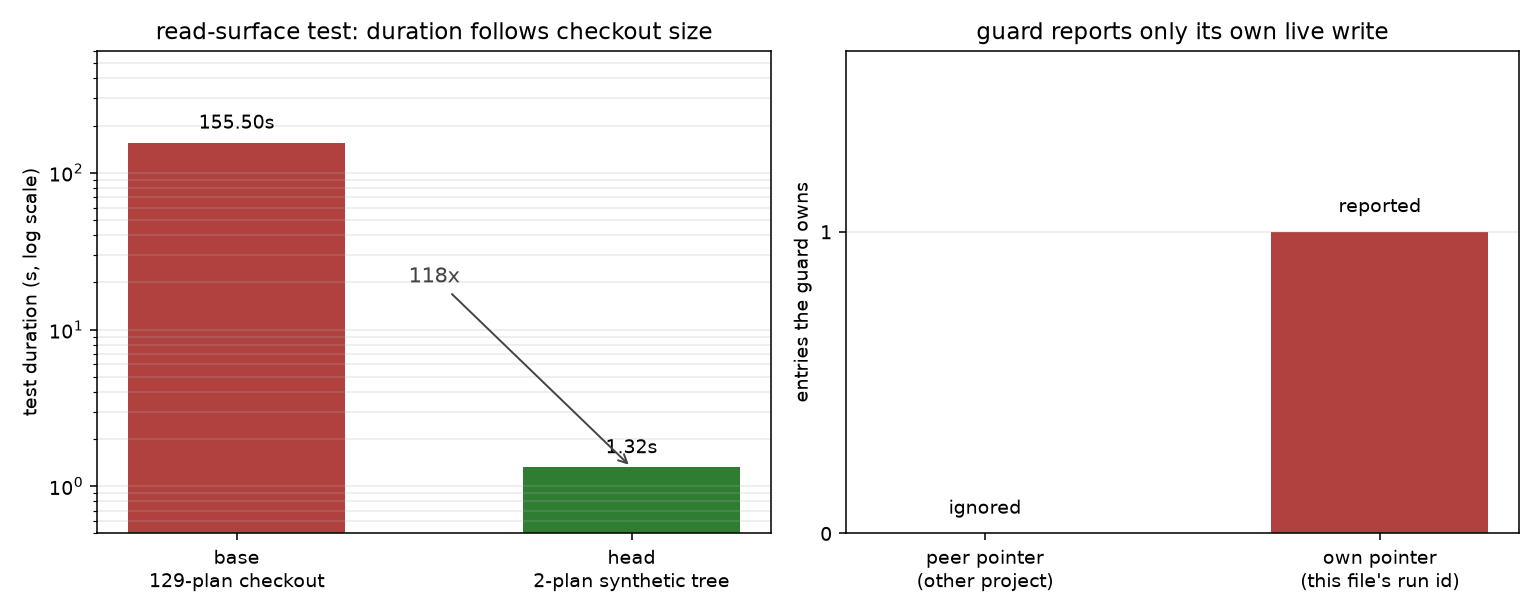

Source code (Python):
"""Two panels for the ledger-reader scope repair.

Left: the read-surface test's own duration, measured at the base revision
against the whole 129-plan checkout and at head against a two-plan synthetic
tree. Right: the guard's two directions on a stand-in live directory -- a peer
session's pointer is not owned, this file's own pointer is.
"""

from pathlib import Path

import matplotlib

matplotlib.use("Agg")
import matplotlib.pyplot as plt  # noqa: E402

OUT = Path(__file__).with_suffix(".png")

fig, (ax1, ax2) = plt.subplots(1, 2, figsize=(11, 4.4))

# ── Left: duration, base vs head ────────────────────────────────────────────
labels = ["base\n129-plan checkout", "head\n2-plan synthetic tree"]
seconds = [155.50, 1.32]
bars = ax1.bar(labels, seconds, color=["#b0413e", "#2e7d32"], width=0.55)
ax1.set_yscale("log")
ax1.set_ylabel("test duration (s, log scale)")
ax1.set_title("read-surface test: duration follows checkout size")
for bar, value in zip(bars, seconds):
    ax1.text(
        bar.get_x() + bar.get_width() / 2,
        value * 1.15,
        f"{value:.2f}s",
        ha="center",
        va="bottom",
        fontsize=10,
    )
ax1.set_ylim(0.5, 600)
ax1.grid(axis="y", which="both", alpha=0.25)
ax1.annotate(
    "118x",
    xy=(1, 1.32),
    xytext=(0.5, 20),
    arrowprops=dict(arrowstyle="->", color="#444"),
    ha="center",
    fontsize=11,
    color="#444",
)

# ── Right: the guard's two directions ───────────────────────────────────────
cases = ["peer pointer\n(other project)", "own pointer\n(this file's run id)"]
owned = [0, 1]
colors = ["#2e7d32", "#b0413e"]
bars = ax2.bar(cases, owned, color=colors, width=0.55)
ax2.set_ylim(0, 1.6)
ax2.set_ylabel("entries the guard owns")
ax2.set_title("guard reports only its own live write")
for bar, value in zip(bars, owned):
    verdict = "ignored" if value == 0 else "reported"
    ax2.text(
        bar.get_x() + bar.get_width() / 2,
        value + 0.05,
        verdict,
        ha="center",
        va="bottom",
        fontsize=10,
    )
ax2.set_yticks([0, 1])
ax2.grid(axis="y", alpha=0.25)

fig.tight_layout()
fig.savefig(OUT, dpi=140)
print(f"wrote {OUT}")
